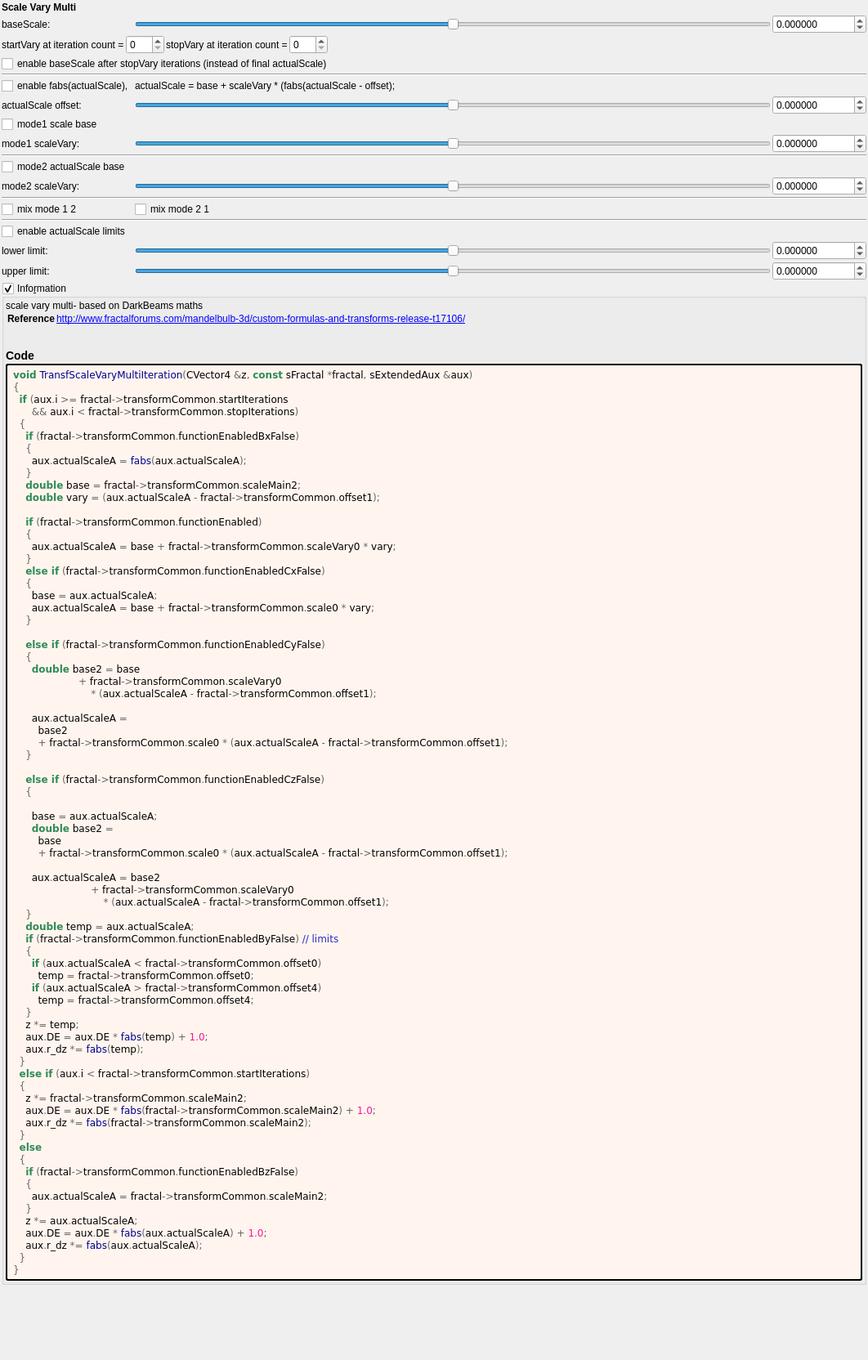
<?xml version="1.0" encoding="UTF-8"?>
<ui version="4.0">
 <class>transf_scale_vary_multi</class>
 <widget class="QWidget" name="Form">
  <property name="geometry">
   <rect>
    <x>0</x>
    <y>0</y>
    <width>1062</width>
    <height>1664</height>
   </rect>
  </property>
  <property name="windowTitle">
   <string notr="true">transf_scale_vary_multi</string>
  </property>
  <layout class="QVBoxLayout" name="verticalLayout">
   <property name="spacing">
    <number>2</number>
   </property>
   <property name="leftMargin">
    <number>2</number>
   </property>
   <property name="topMargin">
    <number>2</number>
   </property>
   <property name="rightMargin">
    <number>2</number>
   </property>
   <property name="bottomMargin">
    <number>2</number>
   </property>
   <item>
    <layout class="QGridLayout" name="gridLayout_14">
     <item row="0" column="0" colspan="2">
      <widget class="QLabel" name="label_141">
       <property name="font">
        <font>
         <weight>75</weight>
         <bold>true</bold>
        </font>
       </property>
       <property name="text">
        <string>Scale Vary Multi</string>
       </property>
      </widget>
     </item>
     <item row="2" column="0" colspan="3">
      <layout class="QGridLayout" name="gridLayout_30">
       <property name="spacing">
        <number>2</number>
       </property>
       <item row="10" column="0">
        <widget class="QLabel" name="label_143">
         <property name="text">
          <string>actualScale offset:</string>
         </property>
        </widget>
       </item>
       <item row="13" column="0">
        <widget class="QLabel" name="label_142">
         <property name="text">
          <string>mode1 scaleVary:</string>
         </property>
        </widget>
       </item>
       <item row="2" column="0" colspan="3">
        <layout class="QGridLayout" name="gridLayout">
         <item row="0" column="2">
          <widget class="MySpinBox" name="spinboxInt_transf_start_iterations">
           <property name="sizePolicy">
            <sizepolicy hsizetype="Minimum" vsizetype="Maximum">
             <horstretch>0</horstretch>
             <verstretch>0</verstretch>
            </sizepolicy>
           </property>
           <property name="minimum">
            <number>0</number>
           </property>
           <property name="maximum">
            <number>250</number>
           </property>
           <property name="value">
            <number>0</number>
           </property>
          </widget>
         </item>
         <item row="0" column="4">
          <widget class="MySpinBox" name="spinboxInt_transf_stop_iterations">
           <property name="sizePolicy">
            <sizepolicy hsizetype="Preferred" vsizetype="Maximum">
             <horstretch>0</horstretch>
             <verstretch>0</verstretch>
            </sizepolicy>
           </property>
           <property name="maximum">
            <number>250</number>
           </property>
          </widget>
         </item>
         <item row="0" column="3">
          <widget class="QLabel" name="label_48">
           <property name="text">
            <string>stopVary at iteration count =</string>
           </property>
          </widget>
         </item>
         <item row="0" column="1">
          <widget class="QLabel" name="label_66">
           <property name="text">
            <string>startVary at iteration count =</string>
           </property>
          </widget>
         </item>
         <item row="0" column="5">
          <spacer name="horizontalSpacer">
           <property name="orientation">
            <enum>Qt::Horizontal</enum>
           </property>
           <property name="sizeHint" stdset="0">
            <size>
             <width>40</width>
             <height>20</height>
            </size>
           </property>
          </spacer>
         </item>
        </layout>
       </item>
       <item row="18" column="0">
        <widget class="QCheckBox" name="checkBox_transf_function_enabledCy_false">
         <property name="text">
          <string>mix mode 1 2</string>
         </property>
        </widget>
       </item>
       <item row="9" column="0">
        <widget class="QCheckBox" name="checkBox_transf_function_enabledBx_false">
         <property name="text">
          <string>enable fabs(actualScale),</string>
         </property>
        </widget>
       </item>
       <item row="23" column="1">
        <widget class="QSlider" name="slider_transf_offset_4">
         <property name="sizePolicy">
          <sizepolicy hsizetype="Expanding" vsizetype="Maximum">
           <horstretch>0</horstretch>
           <verstretch>0</verstretch>
          </sizepolicy>
         </property>
         <property name="minimum">
          <number>-5000000</number>
         </property>
         <property name="maximum">
          <number>5000000</number>
         </property>
         <property name="value">
          <number>0</number>
         </property>
         <property name="sliderPosition">
          <number>0</number>
         </property>
         <property name="orientation">
          <enum>Qt::Horizontal</enum>
         </property>
        </widget>
       </item>
       <item row="0" column="2">
        <widget class="MyDoubleSpinBox" name="spinbox_transf_scale_main_2">
         <property name="sizePolicy">
          <sizepolicy hsizetype="Minimum" vsizetype="Maximum">
           <horstretch>0</horstretch>
           <verstretch>0</verstretch>
          </sizepolicy>
         </property>
         <property name="prefix">
          <string/>
         </property>
         <property name="suffix">
          <string/>
         </property>
         <property name="decimals">
          <number>6</number>
         </property>
         <property name="minimum">
          <double>-100000.000000000000000</double>
         </property>
         <property name="maximum">
          <double>100000.000000000000000</double>
         </property>
         <property name="singleStep">
          <double>0.100000000000000</double>
         </property>
        </widget>
       </item>
       <item row="0" column="0">
        <widget class="QLabel" name="label_140">
         <property name="text">
          <string>baseScale:</string>
         </property>
        </widget>
       </item>
       <item row="8" column="0" colspan="3">
        <widget class="Line" name="line_2">
         <property name="orientation">
          <enum>Qt::Horizontal</enum>
         </property>
        </widget>
       </item>
       <item row="9" column="1">
        <widget class="QLabel" name="label_145">
         <property name="text">
          <string>actualScale = base + scaleVary * (fabs(actualScale - offset);</string>
         </property>
        </widget>
       </item>
       <item row="22" column="0">
        <widget class="QLabel" name="label_146">
         <property name="text">
          <string>lower limit:</string>
         </property>
        </widget>
       </item>
       <item row="22" column="1">
        <widget class="QSlider" name="slider_transf_offset_0">
         <property name="sizePolicy">
          <sizepolicy hsizetype="Expanding" vsizetype="Maximum">
           <horstretch>0</horstretch>
           <verstretch>0</verstretch>
          </sizepolicy>
         </property>
         <property name="minimum">
          <number>-5000000</number>
         </property>
         <property name="maximum">
          <number>5000000</number>
         </property>
         <property name="value">
          <number>0</number>
         </property>
         <property name="sliderPosition">
          <number>0</number>
         </property>
         <property name="orientation">
          <enum>Qt::Horizontal</enum>
         </property>
        </widget>
       </item>
       <item row="16" column="1">
        <widget class="QSlider" name="slider_transf_scale_0">
         <property name="sizePolicy">
          <sizepolicy hsizetype="Expanding" vsizetype="Maximum">
           <horstretch>0</horstretch>
           <verstretch>0</verstretch>
          </sizepolicy>
         </property>
         <property name="minimum">
          <number>-5000000</number>
         </property>
         <property name="maximum">
          <number>5000000</number>
         </property>
         <property name="value">
          <number>0</number>
         </property>
         <property name="sliderPosition">
          <number>0</number>
         </property>
         <property name="orientation">
          <enum>Qt::Horizontal</enum>
         </property>
        </widget>
       </item>
       <item row="22" column="2">
        <widget class="MyDoubleSpinBox" name="spinbox_transf_offset_0">
         <property name="sizePolicy">
          <sizepolicy hsizetype="Minimum" vsizetype="Maximum">
           <horstretch>0</horstretch>
           <verstretch>0</verstretch>
          </sizepolicy>
         </property>
         <property name="prefix">
          <string/>
         </property>
         <property name="suffix">
          <string/>
         </property>
         <property name="decimals">
          <number>6</number>
         </property>
         <property name="minimum">
          <double>-100000.000000000000000</double>
         </property>
         <property name="maximum">
          <double>100000.000000000000000</double>
         </property>
         <property name="singleStep">
          <double>0.100000000000000</double>
         </property>
        </widget>
       </item>
       <item row="23" column="0">
        <widget class="QLabel" name="label_147">
         <property name="text">
          <string>upper limit:</string>
         </property>
        </widget>
       </item>
       <item row="23" column="2">
        <widget class="MyDoubleSpinBox" name="spinbox_transf_offset_4">
         <property name="sizePolicy">
          <sizepolicy hsizetype="Minimum" vsizetype="Maximum">
           <horstretch>0</horstretch>
           <verstretch>0</verstretch>
          </sizepolicy>
         </property>
         <property name="prefix">
          <string/>
         </property>
         <property name="suffix">
          <string/>
         </property>
         <property name="decimals">
          <number>6</number>
         </property>
         <property name="minimum">
          <double>-100000.000000000000000</double>
         </property>
         <property name="maximum">
          <double>100000.000000000000000</double>
         </property>
         <property name="singleStep">
          <double>0.100000000000000</double>
         </property>
        </widget>
       </item>
       <item row="0" column="1">
        <widget class="QSlider" name="slider_transf_scale_main_2">
         <property name="sizePolicy">
          <sizepolicy hsizetype="Expanding" vsizetype="Maximum">
           <horstretch>0</horstretch>
           <verstretch>0</verstretch>
          </sizepolicy>
         </property>
         <property name="minimum">
          <number>-5000000</number>
         </property>
         <property name="maximum">
          <number>5000000</number>
         </property>
         <property name="singleStep">
          <number>1</number>
         </property>
         <property name="orientation">
          <enum>Qt::Horizontal</enum>
         </property>
        </widget>
       </item>
       <item row="20" column="0" colspan="3">
        <widget class="Line" name="line_5">
         <property name="orientation">
          <enum>Qt::Horizontal</enum>
         </property>
        </widget>
       </item>
       <item row="13" column="2">
        <widget class="MyDoubleSpinBox" name="spinbox_transf_scale_vary_0">
         <property name="sizePolicy">
          <sizepolicy hsizetype="Minimum" vsizetype="Maximum">
           <horstretch>0</horstretch>
           <verstretch>0</verstretch>
          </sizepolicy>
         </property>
         <property name="prefix">
          <string/>
         </property>
         <property name="suffix">
          <string/>
         </property>
         <property name="decimals">
          <number>6</number>
         </property>
         <property name="minimum">
          <double>-100000.000000000000000</double>
         </property>
         <property name="maximum">
          <double>100000.000000000000000</double>
         </property>
         <property name="singleStep">
          <double>0.100000000000000</double>
         </property>
        </widget>
       </item>
       <item row="12" column="0">
        <widget class="QCheckBox" name="checkBox_transf_function_enabled">
         <property name="text">
          <string>mode1 scale base</string>
         </property>
        </widget>
       </item>
       <item row="13" column="1">
        <widget class="QSlider" name="slider_transf_scale_vary_0">
         <property name="sizePolicy">
          <sizepolicy hsizetype="Expanding" vsizetype="Maximum">
           <horstretch>0</horstretch>
           <verstretch>0</verstretch>
          </sizepolicy>
         </property>
         <property name="minimum">
          <number>-5000000</number>
         </property>
         <property name="maximum">
          <number>5000000</number>
         </property>
         <property name="value">
          <number>0</number>
         </property>
         <property name="sliderPosition">
          <number>0</number>
         </property>
         <property name="orientation">
          <enum>Qt::Horizontal</enum>
         </property>
        </widget>
       </item>
       <item row="14" column="0" colspan="3">
        <widget class="Line" name="line_3">
         <property name="orientation">
          <enum>Qt::Horizontal</enum>
         </property>
        </widget>
       </item>
       <item row="10" column="1">
        <widget class="QSlider" name="slider_transf_offset_1">
         <property name="sizePolicy">
          <sizepolicy hsizetype="Expanding" vsizetype="Maximum">
           <horstretch>0</horstretch>
           <verstretch>0</verstretch>
          </sizepolicy>
         </property>
         <property name="minimum">
          <number>-5000000</number>
         </property>
         <property name="maximum">
          <number>5000000</number>
         </property>
         <property name="value">
          <number>0</number>
         </property>
         <property name="sliderPosition">
          <number>0</number>
         </property>
         <property name="orientation">
          <enum>Qt::Horizontal</enum>
         </property>
        </widget>
       </item>
       <item row="10" column="2">
        <widget class="MyDoubleSpinBox" name="spinbox_transf_offset_1">
         <property name="sizePolicy">
          <sizepolicy hsizetype="Minimum" vsizetype="Maximum">
           <horstretch>0</horstretch>
           <verstretch>0</verstretch>
          </sizepolicy>
         </property>
         <property name="prefix">
          <string/>
         </property>
         <property name="suffix">
          <string/>
         </property>
         <property name="decimals">
          <number>6</number>
         </property>
         <property name="minimum">
          <double>-100000.000000000000000</double>
         </property>
         <property name="maximum">
          <double>100000.000000000000000</double>
         </property>
         <property name="singleStep">
          <double>0.100000000000000</double>
         </property>
        </widget>
       </item>
       <item row="16" column="2">
        <widget class="MyDoubleSpinBox" name="spinbox_transf_scale_0">
         <property name="sizePolicy">
          <sizepolicy hsizetype="Minimum" vsizetype="Maximum">
           <horstretch>0</horstretch>
           <verstretch>0</verstretch>
          </sizepolicy>
         </property>
         <property name="prefix">
          <string/>
         </property>
         <property name="suffix">
          <string/>
         </property>
         <property name="decimals">
          <number>6</number>
         </property>
         <property name="minimum">
          <double>-100000.000000000000000</double>
         </property>
         <property name="maximum">
          <double>100000.000000000000000</double>
         </property>
         <property name="singleStep">
          <double>0.100000000000000</double>
         </property>
        </widget>
       </item>
       <item row="16" column="0">
        <widget class="QLabel" name="label_144">
         <property name="text">
          <string>mode2 scaleVary:</string>
         </property>
        </widget>
       </item>
       <item row="17" column="0" colspan="3">
        <widget class="Line" name="line_4">
         <property name="orientation">
          <enum>Qt::Horizontal</enum>
         </property>
        </widget>
       </item>
       <item row="3" column="0" colspan="2">
        <widget class="QCheckBox" name="checkBox_transf_function_enabledBz_false">
         <property name="layoutDirection">
          <enum>Qt::LeftToRight</enum>
         </property>
         <property name="text">
          <string>enable baseScale after stopVary iterations (instead of final actualScale)</string>
         </property>
        </widget>
       </item>
       <item row="18" column="1">
        <widget class="QCheckBox" name="checkBox_transf_function_enabledCz_false">
         <property name="text">
          <string>mix mode 2 1</string>
         </property>
        </widget>
       </item>
       <item row="21" column="0" colspan="2">
        <widget class="QCheckBox" name="checkBox_transf_function_enabledBy_false">
         <property name="text">
          <string>enable actualScale limits</string>
         </property>
        </widget>
       </item>
       <item row="15" column="0" colspan="2">
        <widget class="QCheckBox" name="checkBox_transf_function_enabledCx_false">
         <property name="text">
          <string>mode2 actualScale base</string>
         </property>
        </widget>
       </item>
      </layout>
     </item>
    </layout>
   </item>
   <item>
    <widget class="MyGroupBox" name="groupCheck_info">
     <property name="title">
      <string>Info&amp;rmation</string>
     </property>
     <property name="flat">
      <bool>false</bool>
     </property>
     <property name="checkable">
      <bool>true</bool>
     </property>
     <layout class="QVBoxLayout" name="verticalLayout_2">
      <property name="spacing">
       <number>2</number>
      </property>
      <property name="leftMargin">
       <number>2</number>
      </property>
      <property name="topMargin">
       <number>2</number>
      </property>
      <property name="rightMargin">
       <number>2</number>
      </property>
      <property name="bottomMargin">
       <number>2</number>
      </property>
      <item>
	   <widget class="QLabel" name="label_information_general">
	    <property name="text">
		 <string notr="true">&lt;p&gt;scale vary multi- based on DarkBeams maths&lt;/p&gt;&lt;table&gt;
&lt;tr&gt;&lt;th&gt;Reference&lt;/th&gt;&lt;td&gt;&lt;a href=&quot;http://www.fractalforums.com/mandelbulb-3d/custom-formulas-and-transforms-release-t17106/&quot;&gt;http://www.fractalforums.com/mandelbulb-3d/custom-formulas-and-transforms-release-t17106/&lt;br&gt;
&lt;/td&gt;&lt;/tr&gt;
&lt;/table&gt;
&lt;h3&gt;Code&lt;/h3&gt;</string>
		</property>
		<property name="wordWrap">
		 <bool>true</bool>
		</property>
		<property name="openExternalLinks">
		 <bool>true</bool>
		</property>
		<property name="textInteractionFlags">
		 <set>Qt::LinksAccessibleByMouse|Qt::TextSelectableByMouse</set>
		</property>
		</widget>
	   </item>
	   <item>
	    <widget class="QLabel" name="label_code_content">
		 <property name="text">
		  <string notr="true">&lt;body style=&quot;background-color:#fff5ee&quot;&gt;
&lt;pre style=&quot;color:#000000; background-color:#fff5ee;  font-family:'Courier New',monospace;&quot;&gt;&lt;span style=&quot;color:#2e8b57; font-weight:bold&quot;&gt;void&lt;/span&gt; &lt;span style=&quot;color:#00008f&quot;&gt;TransfScaleVaryMultiIteration&lt;/span&gt;&lt;span style=&quot;color:#676767&quot;&gt;(&lt;/span&gt;CVector4 &lt;span style=&quot;color:#676767&quot;&gt;&amp;amp;&lt;/span&gt;z&lt;span style=&quot;color:#676767&quot;&gt;,&lt;/span&gt; &lt;span style=&quot;color:#2e8b57; font-weight:bold&quot;&gt;const&lt;/span&gt; sFractal &lt;span style=&quot;color:#676767&quot;&gt;*&lt;/span&gt;fractal&lt;span style=&quot;color:#676767&quot;&gt;,&lt;/span&gt; sExtendedAux &lt;span style=&quot;color:#676767&quot;&gt;&amp;amp;&lt;/span&gt;aux&lt;span style=&quot;color:#676767&quot;&gt;)&lt;/span&gt;
&lt;span style=&quot;color:#676767&quot;&gt;{&lt;/span&gt;
  &lt;span style=&quot;color:#2e8b57; font-weight:bold&quot;&gt;if&lt;/span&gt; &lt;span style=&quot;color:#676767&quot;&gt;(&lt;/span&gt;aux&lt;span style=&quot;color:#676767&quot;&gt;.&lt;/span&gt;i &lt;span style=&quot;color:#676767&quot;&gt;&amp;gt;=&lt;/span&gt; fractal&lt;span style=&quot;color:#676767&quot;&gt;-&amp;gt;&lt;/span&gt;transformCommon&lt;span style=&quot;color:#676767&quot;&gt;.&lt;/span&gt;startIterations
      &lt;span style=&quot;color:#676767&quot;&gt;&amp;amp;&amp;amp;&lt;/span&gt; aux&lt;span style=&quot;color:#676767&quot;&gt;.&lt;/span&gt;i &lt;span style=&quot;color:#676767&quot;&gt;&amp;lt;&lt;/span&gt; fractal&lt;span style=&quot;color:#676767&quot;&gt;-&amp;gt;&lt;/span&gt;transformCommon&lt;span style=&quot;color:#676767&quot;&gt;.&lt;/span&gt;stopIterations&lt;span style=&quot;color:#676767&quot;&gt;)&lt;/span&gt;
  &lt;span style=&quot;color:#676767&quot;&gt;{&lt;/span&gt;
    &lt;span style=&quot;color:#2e8b57; font-weight:bold&quot;&gt;if&lt;/span&gt; &lt;span style=&quot;color:#676767&quot;&gt;(&lt;/span&gt;fractal&lt;span style=&quot;color:#676767&quot;&gt;-&amp;gt;&lt;/span&gt;transformCommon&lt;span style=&quot;color:#676767&quot;&gt;.&lt;/span&gt;functionEnabledBxFalse&lt;span style=&quot;color:#676767&quot;&gt;)&lt;/span&gt;
    &lt;span style=&quot;color:#676767&quot;&gt;{&lt;/span&gt;
      aux&lt;span style=&quot;color:#676767&quot;&gt;.&lt;/span&gt;actualScaleA &lt;span style=&quot;color:#676767&quot;&gt;=&lt;/span&gt; &lt;span style=&quot;color:#00008f&quot;&gt;fabs&lt;/span&gt;&lt;span style=&quot;color:#676767&quot;&gt;(&lt;/span&gt;aux&lt;span style=&quot;color:#676767&quot;&gt;.&lt;/span&gt;actualScaleA&lt;span style=&quot;color:#676767&quot;&gt;);&lt;/span&gt;
    &lt;span style=&quot;color:#676767&quot;&gt;}&lt;/span&gt;
    &lt;span style=&quot;color:#2e8b57; font-weight:bold&quot;&gt;double&lt;/span&gt; base &lt;span style=&quot;color:#676767&quot;&gt;=&lt;/span&gt; fractal&lt;span style=&quot;color:#676767&quot;&gt;-&amp;gt;&lt;/span&gt;transformCommon&lt;span style=&quot;color:#676767&quot;&gt;.&lt;/span&gt;scaleMain2&lt;span style=&quot;color:#676767&quot;&gt;;&lt;/span&gt;
    &lt;span style=&quot;color:#2e8b57; font-weight:bold&quot;&gt;double&lt;/span&gt; vary &lt;span style=&quot;color:#676767&quot;&gt;= (&lt;/span&gt;aux&lt;span style=&quot;color:#676767&quot;&gt;.&lt;/span&gt;actualScaleA &lt;span style=&quot;color:#676767&quot;&gt;-&lt;/span&gt; fractal&lt;span style=&quot;color:#676767&quot;&gt;-&amp;gt;&lt;/span&gt;transformCommon&lt;span style=&quot;color:#676767&quot;&gt;.&lt;/span&gt;offset1&lt;span style=&quot;color:#676767&quot;&gt;);&lt;/span&gt;

    &lt;span style=&quot;color:#2e8b57; font-weight:bold&quot;&gt;if&lt;/span&gt; &lt;span style=&quot;color:#676767&quot;&gt;(&lt;/span&gt;fractal&lt;span style=&quot;color:#676767&quot;&gt;-&amp;gt;&lt;/span&gt;transformCommon&lt;span style=&quot;color:#676767&quot;&gt;.&lt;/span&gt;functionEnabled&lt;span style=&quot;color:#676767&quot;&gt;)&lt;/span&gt;
    &lt;span style=&quot;color:#676767&quot;&gt;{&lt;/span&gt;
      aux&lt;span style=&quot;color:#676767&quot;&gt;.&lt;/span&gt;actualScaleA &lt;span style=&quot;color:#676767&quot;&gt;=&lt;/span&gt; base &lt;span style=&quot;color:#676767&quot;&gt;+&lt;/span&gt; fractal&lt;span style=&quot;color:#676767&quot;&gt;-&amp;gt;&lt;/span&gt;transformCommon&lt;span style=&quot;color:#676767&quot;&gt;.&lt;/span&gt;scaleVary0 &lt;span style=&quot;color:#676767&quot;&gt;*&lt;/span&gt; vary&lt;span style=&quot;color:#676767&quot;&gt;;&lt;/span&gt;
    &lt;span style=&quot;color:#676767&quot;&gt;}&lt;/span&gt;
    &lt;span style=&quot;color:#2e8b57; font-weight:bold&quot;&gt;else if&lt;/span&gt; &lt;span style=&quot;color:#676767&quot;&gt;(&lt;/span&gt;fractal&lt;span style=&quot;color:#676767&quot;&gt;-&amp;gt;&lt;/span&gt;transformCommon&lt;span style=&quot;color:#676767&quot;&gt;.&lt;/span&gt;functionEnabledCxFalse&lt;span style=&quot;color:#676767&quot;&gt;)&lt;/span&gt;
    &lt;span style=&quot;color:#676767&quot;&gt;{&lt;/span&gt;
      base &lt;span style=&quot;color:#676767&quot;&gt;=&lt;/span&gt; aux&lt;span style=&quot;color:#676767&quot;&gt;.&lt;/span&gt;actualScaleA&lt;span style=&quot;color:#676767&quot;&gt;;&lt;/span&gt;
      aux&lt;span style=&quot;color:#676767&quot;&gt;.&lt;/span&gt;actualScaleA &lt;span style=&quot;color:#676767&quot;&gt;=&lt;/span&gt; base &lt;span style=&quot;color:#676767&quot;&gt;+&lt;/span&gt; fractal&lt;span style=&quot;color:#676767&quot;&gt;-&amp;gt;&lt;/span&gt;transformCommon&lt;span style=&quot;color:#676767&quot;&gt;.&lt;/span&gt;scale0 &lt;span style=&quot;color:#676767&quot;&gt;*&lt;/span&gt; vary&lt;span style=&quot;color:#676767&quot;&gt;;&lt;/span&gt;
    &lt;span style=&quot;color:#676767&quot;&gt;}&lt;/span&gt;

    &lt;span style=&quot;color:#2e8b57; font-weight:bold&quot;&gt;else if&lt;/span&gt; &lt;span style=&quot;color:#676767&quot;&gt;(&lt;/span&gt;fractal&lt;span style=&quot;color:#676767&quot;&gt;-&amp;gt;&lt;/span&gt;transformCommon&lt;span style=&quot;color:#676767&quot;&gt;.&lt;/span&gt;functionEnabledCyFalse&lt;span style=&quot;color:#676767&quot;&gt;)&lt;/span&gt;
    &lt;span style=&quot;color:#676767&quot;&gt;{&lt;/span&gt;
      &lt;span style=&quot;color:#2e8b57; font-weight:bold&quot;&gt;double&lt;/span&gt; base2 &lt;span style=&quot;color:#676767&quot;&gt;=&lt;/span&gt; base
                     &lt;span style=&quot;color:#676767&quot;&gt;+&lt;/span&gt; fractal&lt;span style=&quot;color:#676767&quot;&gt;-&amp;gt;&lt;/span&gt;transformCommon&lt;span style=&quot;color:#676767&quot;&gt;.&lt;/span&gt;scaleVary0
                         &lt;span style=&quot;color:#676767&quot;&gt;* (&lt;/span&gt;aux&lt;span style=&quot;color:#676767&quot;&gt;.&lt;/span&gt;actualScaleA &lt;span style=&quot;color:#676767&quot;&gt;-&lt;/span&gt; fractal&lt;span style=&quot;color:#676767&quot;&gt;-&amp;gt;&lt;/span&gt;transformCommon&lt;span style=&quot;color:#676767&quot;&gt;.&lt;/span&gt;offset1&lt;span style=&quot;color:#676767&quot;&gt;);&lt;/span&gt;

      aux&lt;span style=&quot;color:#676767&quot;&gt;.&lt;/span&gt;actualScaleA &lt;span style=&quot;color:#676767&quot;&gt;=&lt;/span&gt;
        base2
        &lt;span style=&quot;color:#676767&quot;&gt;+&lt;/span&gt; fractal&lt;span style=&quot;color:#676767&quot;&gt;-&amp;gt;&lt;/span&gt;transformCommon&lt;span style=&quot;color:#676767&quot;&gt;.&lt;/span&gt;scale0 &lt;span style=&quot;color:#676767&quot;&gt;* (&lt;/span&gt;aux&lt;span style=&quot;color:#676767&quot;&gt;.&lt;/span&gt;actualScaleA &lt;span style=&quot;color:#676767&quot;&gt;-&lt;/span&gt; fractal&lt;span style=&quot;color:#676767&quot;&gt;-&amp;gt;&lt;/span&gt;transformCommon&lt;span style=&quot;color:#676767&quot;&gt;.&lt;/span&gt;offset1&lt;span style=&quot;color:#676767&quot;&gt;);&lt;/span&gt;
    &lt;span style=&quot;color:#676767&quot;&gt;}&lt;/span&gt;

    &lt;span style=&quot;color:#2e8b57; font-weight:bold&quot;&gt;else if&lt;/span&gt; &lt;span style=&quot;color:#676767&quot;&gt;(&lt;/span&gt;fractal&lt;span style=&quot;color:#676767&quot;&gt;-&amp;gt;&lt;/span&gt;transformCommon&lt;span style=&quot;color:#676767&quot;&gt;.&lt;/span&gt;functionEnabledCzFalse&lt;span style=&quot;color:#676767&quot;&gt;)&lt;/span&gt;
    &lt;span style=&quot;color:#676767&quot;&gt;{&lt;/span&gt;

      base &lt;span style=&quot;color:#676767&quot;&gt;=&lt;/span&gt; aux&lt;span style=&quot;color:#676767&quot;&gt;.&lt;/span&gt;actualScaleA&lt;span style=&quot;color:#676767&quot;&gt;;&lt;/span&gt;
      &lt;span style=&quot;color:#2e8b57; font-weight:bold&quot;&gt;double&lt;/span&gt; base2 &lt;span style=&quot;color:#676767&quot;&gt;=&lt;/span&gt;
        base
        &lt;span style=&quot;color:#676767&quot;&gt;+&lt;/span&gt; fractal&lt;span style=&quot;color:#676767&quot;&gt;-&amp;gt;&lt;/span&gt;transformCommon&lt;span style=&quot;color:#676767&quot;&gt;.&lt;/span&gt;scale0 &lt;span style=&quot;color:#676767&quot;&gt;* (&lt;/span&gt;aux&lt;span style=&quot;color:#676767&quot;&gt;.&lt;/span&gt;actualScaleA &lt;span style=&quot;color:#676767&quot;&gt;-&lt;/span&gt; fractal&lt;span style=&quot;color:#676767&quot;&gt;-&amp;gt;&lt;/span&gt;transformCommon&lt;span style=&quot;color:#676767&quot;&gt;.&lt;/span&gt;offset1&lt;span style=&quot;color:#676767&quot;&gt;);&lt;/span&gt;

      aux&lt;span style=&quot;color:#676767&quot;&gt;.&lt;/span&gt;actualScaleA &lt;span style=&quot;color:#676767&quot;&gt;=&lt;/span&gt; base2
                         &lt;span style=&quot;color:#676767&quot;&gt;+&lt;/span&gt; fractal&lt;span style=&quot;color:#676767&quot;&gt;-&amp;gt;&lt;/span&gt;transformCommon&lt;span style=&quot;color:#676767&quot;&gt;.&lt;/span&gt;scaleVary0
                             &lt;span style=&quot;color:#676767&quot;&gt;* (&lt;/span&gt;aux&lt;span style=&quot;color:#676767&quot;&gt;.&lt;/span&gt;actualScaleA &lt;span style=&quot;color:#676767&quot;&gt;-&lt;/span&gt; fractal&lt;span style=&quot;color:#676767&quot;&gt;-&amp;gt;&lt;/span&gt;transformCommon&lt;span style=&quot;color:#676767&quot;&gt;.&lt;/span&gt;offset1&lt;span style=&quot;color:#676767&quot;&gt;);&lt;/span&gt;
    &lt;span style=&quot;color:#676767&quot;&gt;}&lt;/span&gt;
    &lt;span style=&quot;color:#2e8b57; font-weight:bold&quot;&gt;double&lt;/span&gt; temp &lt;span style=&quot;color:#676767&quot;&gt;=&lt;/span&gt; aux&lt;span style=&quot;color:#676767&quot;&gt;.&lt;/span&gt;actualScaleA&lt;span style=&quot;color:#676767&quot;&gt;;&lt;/span&gt;
    &lt;span style=&quot;color:#2e8b57; font-weight:bold&quot;&gt;if&lt;/span&gt; &lt;span style=&quot;color:#676767&quot;&gt;(&lt;/span&gt;fractal&lt;span style=&quot;color:#676767&quot;&gt;-&amp;gt;&lt;/span&gt;transformCommon&lt;span style=&quot;color:#676767&quot;&gt;.&lt;/span&gt;functionEnabledByFalse&lt;span style=&quot;color:#676767&quot;&gt;)&lt;/span&gt; &lt;span style=&quot;color:#2929cc&quot;&gt;// limits&lt;/span&gt;
    &lt;span style=&quot;color:#676767&quot;&gt;{&lt;/span&gt;
      &lt;span style=&quot;color:#2e8b57; font-weight:bold&quot;&gt;if&lt;/span&gt; &lt;span style=&quot;color:#676767&quot;&gt;(&lt;/span&gt;aux&lt;span style=&quot;color:#676767&quot;&gt;.&lt;/span&gt;actualScaleA &lt;span style=&quot;color:#676767&quot;&gt;&amp;lt;&lt;/span&gt; fractal&lt;span style=&quot;color:#676767&quot;&gt;-&amp;gt;&lt;/span&gt;transformCommon&lt;span style=&quot;color:#676767&quot;&gt;.&lt;/span&gt;offset0&lt;span style=&quot;color:#676767&quot;&gt;)&lt;/span&gt;
        temp &lt;span style=&quot;color:#676767&quot;&gt;=&lt;/span&gt; fractal&lt;span style=&quot;color:#676767&quot;&gt;-&amp;gt;&lt;/span&gt;transformCommon&lt;span style=&quot;color:#676767&quot;&gt;.&lt;/span&gt;offset0&lt;span style=&quot;color:#676767&quot;&gt;;&lt;/span&gt;
      &lt;span style=&quot;color:#2e8b57; font-weight:bold&quot;&gt;if&lt;/span&gt; &lt;span style=&quot;color:#676767&quot;&gt;(&lt;/span&gt;aux&lt;span style=&quot;color:#676767&quot;&gt;.&lt;/span&gt;actualScaleA &lt;span style=&quot;color:#676767&quot;&gt;&amp;gt;&lt;/span&gt; fractal&lt;span style=&quot;color:#676767&quot;&gt;-&amp;gt;&lt;/span&gt;transformCommon&lt;span style=&quot;color:#676767&quot;&gt;.&lt;/span&gt;offset4&lt;span style=&quot;color:#676767&quot;&gt;)&lt;/span&gt;
        temp &lt;span style=&quot;color:#676767&quot;&gt;=&lt;/span&gt; fractal&lt;span style=&quot;color:#676767&quot;&gt;-&amp;gt;&lt;/span&gt;transformCommon&lt;span style=&quot;color:#676767&quot;&gt;.&lt;/span&gt;offset4&lt;span style=&quot;color:#676767&quot;&gt;;&lt;/span&gt;
    &lt;span style=&quot;color:#676767&quot;&gt;}&lt;/span&gt;
    z &lt;span style=&quot;color:#676767&quot;&gt;*=&lt;/span&gt; temp&lt;span style=&quot;color:#676767&quot;&gt;;&lt;/span&gt;
    aux&lt;span style=&quot;color:#676767&quot;&gt;.&lt;/span&gt;DE &lt;span style=&quot;color:#676767&quot;&gt;=&lt;/span&gt; aux&lt;span style=&quot;color:#676767&quot;&gt;.&lt;/span&gt;DE &lt;span style=&quot;color:#676767&quot;&gt;*&lt;/span&gt; &lt;span style=&quot;color:#00008f&quot;&gt;fabs&lt;/span&gt;&lt;span style=&quot;color:#676767&quot;&gt;(&lt;/span&gt;temp&lt;span style=&quot;color:#676767&quot;&gt;) +&lt;/span&gt; &lt;span style=&quot;color:#ff1493&quot;&gt;1.0&lt;/span&gt;&lt;span style=&quot;color:#676767&quot;&gt;;&lt;/span&gt;
    aux&lt;span style=&quot;color:#676767&quot;&gt;.&lt;/span&gt;r_dz &lt;span style=&quot;color:#676767&quot;&gt;*=&lt;/span&gt; &lt;span style=&quot;color:#00008f&quot;&gt;fabs&lt;/span&gt;&lt;span style=&quot;color:#676767&quot;&gt;(&lt;/span&gt;temp&lt;span style=&quot;color:#676767&quot;&gt;);&lt;/span&gt;
  &lt;span style=&quot;color:#676767&quot;&gt;}&lt;/span&gt;
  &lt;span style=&quot;color:#2e8b57; font-weight:bold&quot;&gt;else if&lt;/span&gt; &lt;span style=&quot;color:#676767&quot;&gt;(&lt;/span&gt;aux&lt;span style=&quot;color:#676767&quot;&gt;.&lt;/span&gt;i &lt;span style=&quot;color:#676767&quot;&gt;&amp;lt;&lt;/span&gt; fractal&lt;span style=&quot;color:#676767&quot;&gt;-&amp;gt;&lt;/span&gt;transformCommon&lt;span style=&quot;color:#676767&quot;&gt;.&lt;/span&gt;startIterations&lt;span style=&quot;color:#676767&quot;&gt;)&lt;/span&gt;
  &lt;span style=&quot;color:#676767&quot;&gt;{&lt;/span&gt;
    z &lt;span style=&quot;color:#676767&quot;&gt;*=&lt;/span&gt; fractal&lt;span style=&quot;color:#676767&quot;&gt;-&amp;gt;&lt;/span&gt;transformCommon&lt;span style=&quot;color:#676767&quot;&gt;.&lt;/span&gt;scaleMain2&lt;span style=&quot;color:#676767&quot;&gt;;&lt;/span&gt;
    aux&lt;span style=&quot;color:#676767&quot;&gt;.&lt;/span&gt;DE &lt;span style=&quot;color:#676767&quot;&gt;=&lt;/span&gt; aux&lt;span style=&quot;color:#676767&quot;&gt;.&lt;/span&gt;DE &lt;span style=&quot;color:#676767&quot;&gt;*&lt;/span&gt; &lt;span style=&quot;color:#00008f&quot;&gt;fabs&lt;/span&gt;&lt;span style=&quot;color:#676767&quot;&gt;(&lt;/span&gt;fractal&lt;span style=&quot;color:#676767&quot;&gt;-&amp;gt;&lt;/span&gt;transformCommon&lt;span style=&quot;color:#676767&quot;&gt;.&lt;/span&gt;scaleMain2&lt;span style=&quot;color:#676767&quot;&gt;) +&lt;/span&gt; &lt;span style=&quot;color:#ff1493&quot;&gt;1.0&lt;/span&gt;&lt;span style=&quot;color:#676767&quot;&gt;;&lt;/span&gt;
    aux&lt;span style=&quot;color:#676767&quot;&gt;.&lt;/span&gt;r_dz &lt;span style=&quot;color:#676767&quot;&gt;*=&lt;/span&gt; &lt;span style=&quot;color:#00008f&quot;&gt;fabs&lt;/span&gt;&lt;span style=&quot;color:#676767&quot;&gt;(&lt;/span&gt;fractal&lt;span style=&quot;color:#676767&quot;&gt;-&amp;gt;&lt;/span&gt;transformCommon&lt;span style=&quot;color:#676767&quot;&gt;.&lt;/span&gt;scaleMain2&lt;span style=&quot;color:#676767&quot;&gt;);&lt;/span&gt;
  &lt;span style=&quot;color:#676767&quot;&gt;}&lt;/span&gt;
  &lt;span style=&quot;color:#2e8b57; font-weight:bold&quot;&gt;else&lt;/span&gt;
  &lt;span style=&quot;color:#676767&quot;&gt;{&lt;/span&gt;
    &lt;span style=&quot;color:#2e8b57; font-weight:bold&quot;&gt;if&lt;/span&gt; &lt;span style=&quot;color:#676767&quot;&gt;(&lt;/span&gt;fractal&lt;span style=&quot;color:#676767&quot;&gt;-&amp;gt;&lt;/span&gt;transformCommon&lt;span style=&quot;color:#676767&quot;&gt;.&lt;/span&gt;functionEnabledBzFalse&lt;span style=&quot;color:#676767&quot;&gt;)&lt;/span&gt;
    &lt;span style=&quot;color:#676767&quot;&gt;{&lt;/span&gt;
      aux&lt;span style=&quot;color:#676767&quot;&gt;.&lt;/span&gt;actualScaleA &lt;span style=&quot;color:#676767&quot;&gt;=&lt;/span&gt; fractal&lt;span style=&quot;color:#676767&quot;&gt;-&amp;gt;&lt;/span&gt;transformCommon&lt;span style=&quot;color:#676767&quot;&gt;.&lt;/span&gt;scaleMain2&lt;span style=&quot;color:#676767&quot;&gt;;&lt;/span&gt;
    &lt;span style=&quot;color:#676767&quot;&gt;}&lt;/span&gt;
    z &lt;span style=&quot;color:#676767&quot;&gt;*=&lt;/span&gt; aux&lt;span style=&quot;color:#676767&quot;&gt;.&lt;/span&gt;actualScaleA&lt;span style=&quot;color:#676767&quot;&gt;;&lt;/span&gt;
    aux&lt;span style=&quot;color:#676767&quot;&gt;.&lt;/span&gt;DE &lt;span style=&quot;color:#676767&quot;&gt;=&lt;/span&gt; aux&lt;span style=&quot;color:#676767&quot;&gt;.&lt;/span&gt;DE &lt;span style=&quot;color:#676767&quot;&gt;*&lt;/span&gt; &lt;span style=&quot;color:#00008f&quot;&gt;fabs&lt;/span&gt;&lt;span style=&quot;color:#676767&quot;&gt;(&lt;/span&gt;aux&lt;span style=&quot;color:#676767&quot;&gt;.&lt;/span&gt;actualScaleA&lt;span style=&quot;color:#676767&quot;&gt;) +&lt;/span&gt; &lt;span style=&quot;color:#ff1493&quot;&gt;1.0&lt;/span&gt;&lt;span style=&quot;color:#676767&quot;&gt;;&lt;/span&gt;
    aux&lt;span style=&quot;color:#676767&quot;&gt;.&lt;/span&gt;r_dz &lt;span style=&quot;color:#676767&quot;&gt;*=&lt;/span&gt; &lt;span style=&quot;color:#00008f&quot;&gt;fabs&lt;/span&gt;&lt;span style=&quot;color:#676767&quot;&gt;(&lt;/span&gt;aux&lt;span style=&quot;color:#676767&quot;&gt;.&lt;/span&gt;actualScaleA&lt;span style=&quot;color:#676767&quot;&gt;);&lt;/span&gt;
  &lt;span style=&quot;color:#676767&quot;&gt;}&lt;/span&gt;
&lt;span style=&quot;color:#676767&quot;&gt;}&lt;/span&gt;
&lt;/pre&gt;
&lt;/body&gt;</string>
		 </property>
		 <property name="wordWrap">
		  <bool>true</bool>
		 </property>
		 <property name="openExternalLinks">
		  <bool>true</bool>
		 </property>
		 <property name="textInteractionFlags">
		  <set>Qt::LinksAccessibleByMouse|Qt::TextSelectableByMouse</set>
		 </property>
		 <property name="styleSheet">
		  <string notr="true">border-style: outset; border-width: 2px; border-radius: 3px; border-color: black; background-color: #fff5ee; padding: 4px;</string>
		  </property>
		 </widget>
		</item>
	   </layout>
    </widget>
   </item>
   <item>
    <spacer name="verticalSpacer">
     <property name="orientation">
      <enum>Qt::Vertical</enum>
     </property>
     <property name="sizeHint" stdset="0">
      <size>
       <width>20</width>
       <height>40</height>
      </size>
     </property>
    </spacer>
   </item>
  </layout>
 </widget>
 <customwidgets>
  <customwidget>
   <class>MyDoubleSpinBox</class>
   <extends>QDoubleSpinBox</extends>
   <header>my_double_spin_box.h</header>
  </customwidget>
  <customwidget>
   <class>MyGroupBox</class>
   <extends>QGroupBox</extends>
   <header>my_group_box.h</header>
   <container>1</container>
  </customwidget>
  <customwidget>
   <class>MySpinBox</class>
   <extends>QSpinBox</extends>
   <header>my_spin_box.h</header>
  </customwidget>
 </customwidgets>
 <tabstops>
  <tabstop>groupCheck_info</tabstop>
 </tabstops>
 <resources/>
 <connections/>
</ui>
